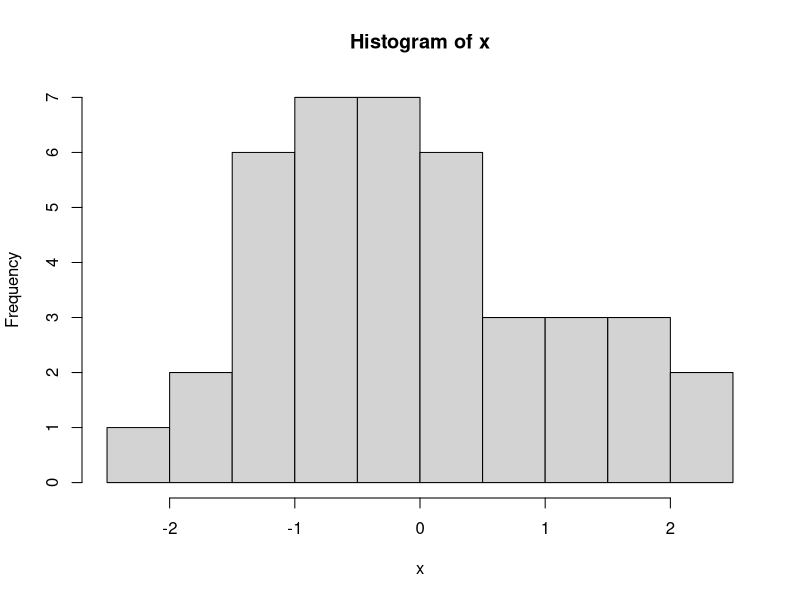
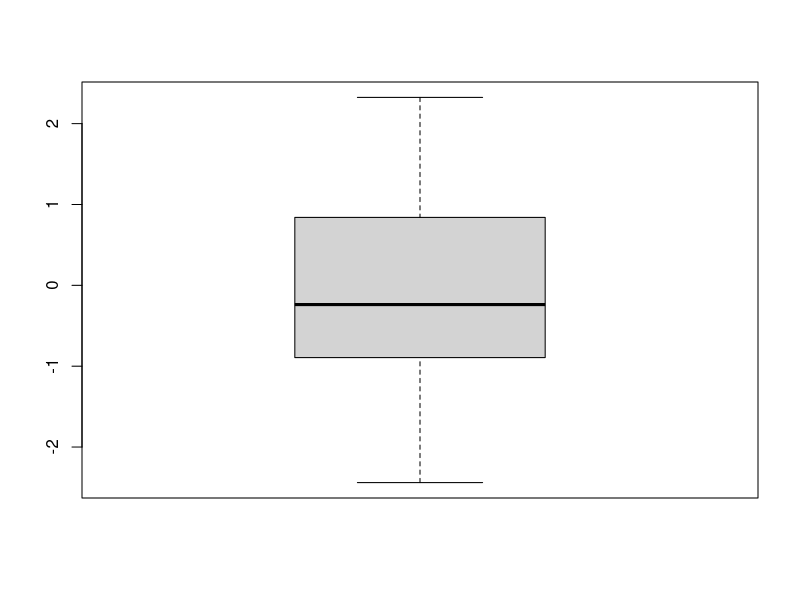
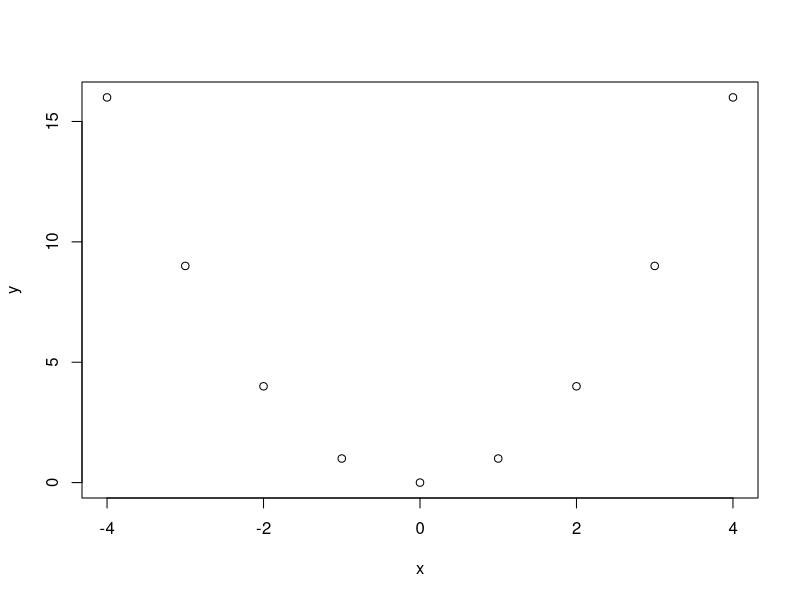
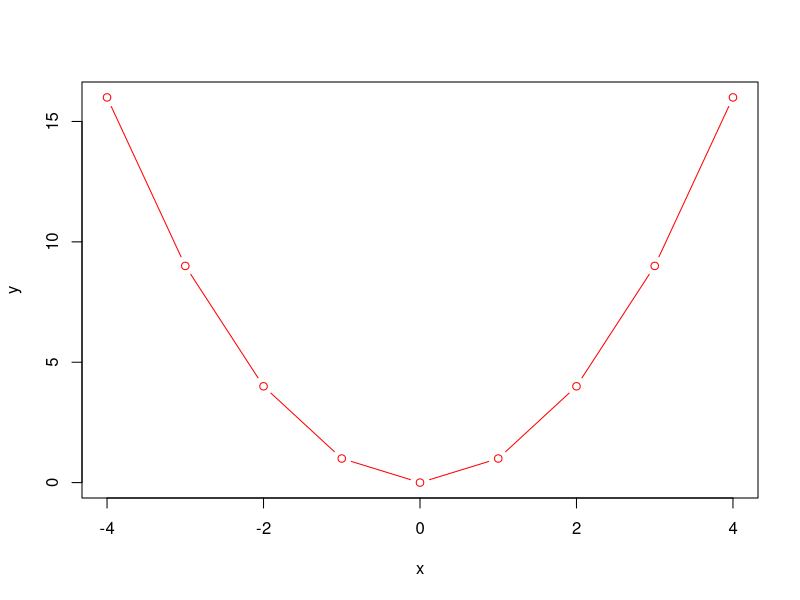

Write the R code that produced these figures, in order.
## ---- chunk 1
5 + 2
## ---- chunk 2
sqrt(15)
## ---- chunk 3
x<-c(1,2,3,4,5)  #No se muestra el resultado
x                #Se auto imprime el resultado
print(x)         #Imprime el resultado de manera explícita mediante el comando print 
## ---- chunk 4
x<- rnorm(40)
summary(x)
## ---- chunk 5
hist(x)
boxplot(x)
## ---- chunk 6
x <- c(-4,-3,-2,-1,0,1,2,3,4)  # Observar que se remplazó el objeto "x" que se generó previamente
y <- x^2
plot(x,y)
plot(x,y, type="b", col="red")
## ---- chunk 7
text_tab1 <- data.frame(
  Operador = c("`x + y`", 
               "`x - y`", 
               "`x * y`", 
               "`x / y`",
               "`x %/% y`",
               "`x %% y`",
               "`x ^ y`", 
               "`x < y`",
               "`x <= y`",
               "`x > y`",
               "`x >= y`",
               "`x == y`",
               "`x != y`",
               "`sqrt(x)`",
               "`exp(y)`",
               "`log(x)`",
               "`log(x, k)`",
               "`sum(x)`",
               "`prod(x)`",
               "`round(x, k)`"),
  
  Operacion = c("suma de x e y",
                "diferencia de x e y",
                "multiplicación de x e y", 
                "división de x por y", 
                "parte entera de la división de x por y",
                "resto de la división de x por y",
                "x elevado a y-ésima potencia",
                "x menor que y",
                "x menor o igual que y",
                "x mayor que y",
                "x mayor o igual que y",
                "x igual a y",
                "x no es igual a y",
                "raíz cuadrada de x",
                "exponencial de y",
                "logaritmo natural de x",
                "logaritmo base k de x",
                "suma los elementos de x",
                "producto de los elementos de x",
                "redondea x a k dígitos")
)

knitr::kable(
  text_tab1,
  col.names = c("Sintaxis", "Operación"),
  caption = 'Algunas funciones matemáticas en R',
  longtable = TRUE,
  booktabs = TRUE
)
